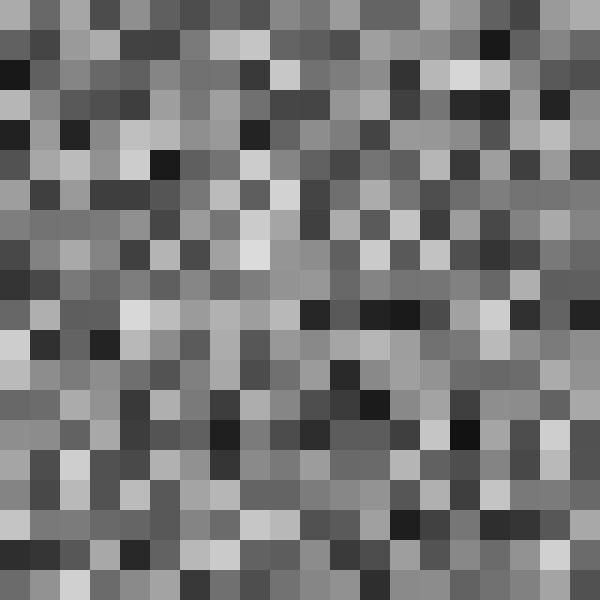
Frame 1 (no input)
Frame 60 (no input): identical to frame 1, image omitted
Frame 120 (the mouse pressed at the canvas centre since frame 60): identical to frame 1, image omitted

The p5.js sketch that drew this single still picture (run headless with seeded random() and noise() and a simulated clock; from frame 60 on, the mouse is pressed at the canvas centre):

// p5.js sketch
// ── sketch.js
let rows, cols, cellH, cellW;
let noiseScale;

function setup() {
  createCanvas(600, 600);
  rows = 20;
  cols = 20;
  cellW = width / cols;
  cellH = height / rows;
  noiseScale = 0.15;
}

function draw() {
  background(250);
  noStroke();
  for (let i = 0; i < cols; i++) {
    for (let j = 0; j < rows; j++) {
      let n = noise(i, j);
      let brightness = n * 255;
      let x = i * cellW;
      let y = j * cellH;
      fill(brightness);
      rect(x, y, cellW, cellH);
    }
  }
}
